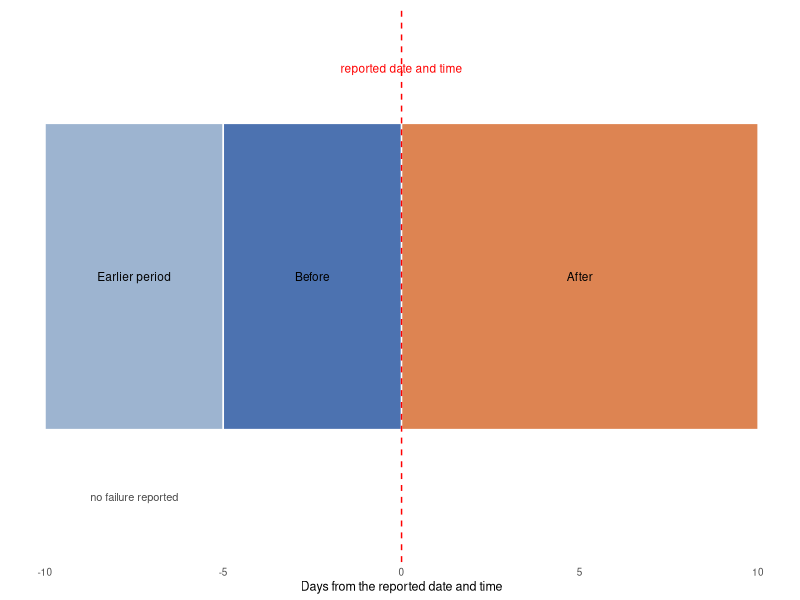

The R source for this figure:
## ---- chunk 1
knitr::opts_chunk$set(echo = FALSE, warning = FALSE, message = FALSE)
library(ggplot2)
invisible(suppressWarnings(Sys.setlocale("LC_ALL", "C.UTF-8")))

tbl <- function(x, widths_cm = NULL, font_size = 9) {
  ft <- flextable::flextable(x) |>
    flextable::theme_box() |>
    flextable::bg(part = "header", bg = "gray85") |>
    flextable::bold(part = "header") |>
    flextable::fontsize(size = font_size, part = "all") |>
    flextable::valign(valign = "center", part = "all") |>
    flextable::autofit()
  if (!is.null(widths_cm)) ft <- flextable::width(ft, j = seq_along(widths_cm), width = widths_cm, unit = "cm")
  ft
}
## ---- chunk 2
d <- data.frame(
  period = c("Earlier period", "Before", "After"),
  from = c(-10, -5, 0), to = c(-5, 0, 10),
  fill = c("#9DB4D0", "#4C72B0", "#DD8452"))
d$period <- factor(d$period, levels = d$period)
ggplot(d) +
  geom_rect(aes(xmin = from, xmax = to, ymin = 0, ymax = 1, fill = period), colour = "white") +
  geom_text(aes(x = (from + to) / 2, y = 0.5, label = period), size = 3) +
  geom_vline(xintercept = 0, linetype = "dashed", colour = "red") +
  annotate("text", x = 0, y = 1.18, label = "reported date and time", colour = "red", size = 3) +
  annotate("text", x = -7.5, y = -0.22, label = "no failure reported", size = 2.8, colour = "grey30") +
  scale_fill_manual(values = setNames(d$fill, d$period), guide = "none") +
  scale_x_continuous(breaks = c(-10, -5, 0, 5, 10), name = "Days from the reported date and time") +
  scale_y_continuous(limits = c(-0.35, 1.3)) +
  theme_minimal(base_size = 9) + theme(axis.text.y = element_blank(), axis.title.y = element_blank(), panel.grid = element_blank())
## ---- chunk 3
tbl(data.frame(
  Period = c("Earlier period", "Before", "After"),
  From = c("2026-05-17 02:30", "2026-05-22 02:30", "2026-05-27 02:30"),
  To = c("2026-05-22 02:30", "2026-05-27 02:30", "2026-06-06 02:30"),
  `Days (n)` = c(5, 5, 10), check.names = FALSE), widths_cm = c(4, 4, 4, 2.5))
## ---- chunk 4
tbl(data.frame(
  Parameter = c("α", "θ, θ1, θ2", "log k"),
  Prior = c("Normal(log(mean baseline count + 0.5), 2.5²)", "Normal(0, s²), s = 1", "Normal(log 5, 1.5²)"),
  Meaning = c("wide, centred on the observed baseline mean",
              "centred on no change; does not assume a fall; a ratio of exp(±1), 0.37 to 2.7, is one standard deviation",
              "size from about 0.2 to about 100, from strong overdispersion to nearly Poisson")),
  widths_cm = c(2.5, 5.5, 7.5))
## ---- chunk 5
tbl(data.frame(
  Quantity = c(rep("P(fall)", 4), rep("P(fall ≥ τ)", 6), rep("Contrast with the placebo", 3)),
  `Value` = c("≥ 99%", "≥ 95%", "≥ 80%", "≥ 60%",
              "≥ 90%", "≥ 66%", "≥ 55%", "≥ 45%", "≥ 33%", "≥ 10%",
              "≥ 95%", "≥ 80%", "≥ 60%"),
  Wording = c("very strong evidence of a fall", "strong evidence", "moderate evidence", "weak evidence (below 60%: no clear evidence)",
              "very likely", "likely", "somewhat more likely than not", "about as likely as not", "somewhat less likely than not", "unlikely (below 10%: very unlikely)",
              "strongly supports a change specific to the reported date", "supports it", "supports it weakly (below 60%: does not support it)")),
  widths_cm = c(4.5, 2.5, 9))
